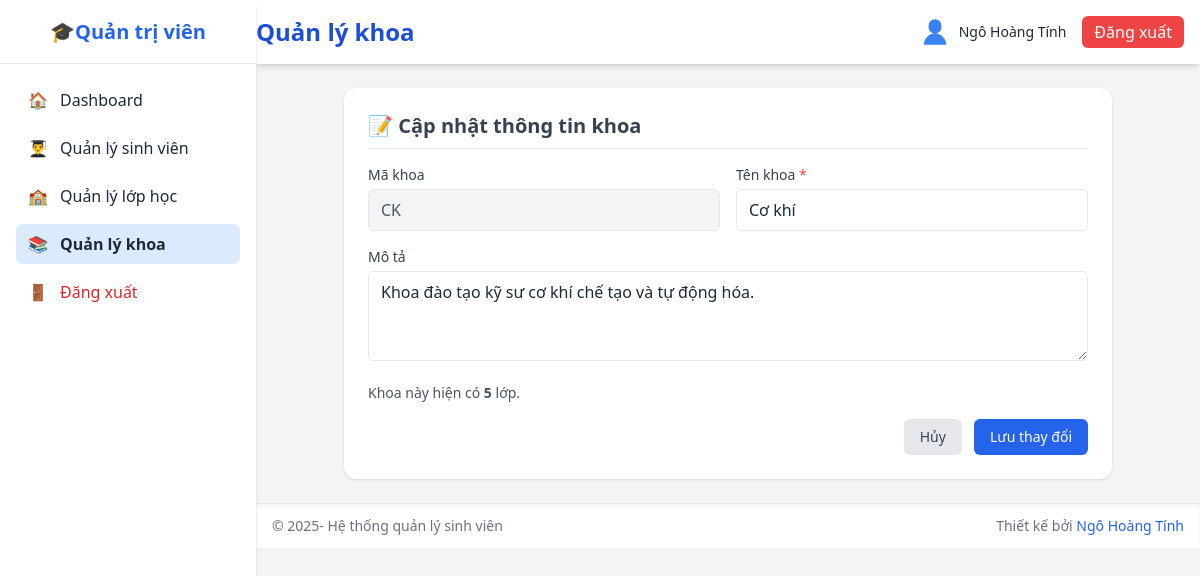
Screenshot of /admin/faculty_edit.php?makhoa=CK (signed in) with the database file from the repository.
### tables this page shows
CREATE TABLE `khoa` (
  `makhoa` varchar(20) NOT NULL,
  `tenkhoa` varchar(100) NOT NULL,
  `mota` text DEFAULT NULL
);

### database/pdo.php (called while the page is built, shortened)
<?php
class DB
{
    private static $pdo = null;
    private static function connect_pdo(): \PDO
    {
        $host = DB_HOST;
        $user = DB_USERNAME;
        $pass = DB_PASSWORD;
        $db   = DB_NAME;
        $charset = DB_CHARSET;
        $dsn = "mysql:host={$host};dbname={$db};charset={$charset}";
        try {
            $options = [
                \PDO::ATTR_ERRMODE => \PDO::ERRMODE_EXCEPTION,
                \PDO::ATTR_DEFAULT_FETCH_MODE => \PDO::FETCH_ASSOC,
                \PDO::ATTR_EMULATE_PREPARES => false,
            ];
            return new \PDO($dsn, $user, $pass, $options);
        } catch (\PDOException $e) {
            die('Kết nối PDO thất bại: ' . $e->getMessage());
        }
    }
    private static function init()
    {
        if (self::$pdo === null) {
            self::$pdo = self::connect_pdo();
        }
    }
    public static function getPdo()
    {
        return self::$pdo;
    }
    public static function selectOne(string $sql, array $params = []): ?array
    {
        $stmt = self::getPdo()->prepare($sql);
        $stmt->execute($params);
        $row = $stmt->fetch();
        return $row === false ? null : $row;
    }
}

### admin/faculty_edit.php (the view, shortened to what this page needs)
<?php
$makhoa = trim($_GET['makhoa'] ?? '');
$khoa = DB::selectOne('
    SELECT k.*, COUNT(l.malop) as solop
    FROM khoa k
    LEFT JOIN lop l ON k.makhoa = l.makhoa
    WHERE k.makhoa = :makhoa
    GROUP BY k.makhoa',
    ['makhoa' => $makhoa]
);
include('../includes/sidebar.php');
include('../includes/header.php');
?>
<div class="bg-white shadow rounded-xl p-6 max-w-3xl mx-auto">
    <h3 class="text-xl font-semibold mb-4 text-gray-700 border-b pb-2">📝 Cập nhật thông tin khoa</h3>
    <form action="faculty_edit_process.php" method="POST" class="space-y-4">
        <div class="grid grid-cols-1 sm:grid-cols-2 gap-4">
            <div>
                <label class="block text-sm font-medium text-gray-700 mb-1">Mã khoa</label>
                <div class="w-full border rounded-md px-3 py-2 bg-gray-100 text-gray-600">
                    <?php echo htmlspecialchars($khoa['makhoa']); ?>
                </div>
            </div>
            <div>
                <label class="block text-sm font-medium text-gray-700 mb-1">Tên khoa <span class="text-red-500">*</span></label>
                <input type="text" name="tenkhoa" required maxlength="100"
                       value="<?php echo htmlspecialchars($khoa['tenkhoa']); ?>"
                       class="w-full border rounded-md px-3 py-2 focus:ring-2 focus:ring-blue-400 outline-none"
                       placeholder="Tối đa 100 ký tự">
            </div>
            <div class="sm:col-span-2">
                <label class="block text-sm font-medium text-gray-700 mb-1">Mô tả</label>
                <textarea name="mota" rows="3"
                          class="w-full border rounded-md px-3 py-2 focus:ring-2 focus:ring-blue-400 outline-none"
                          placeholder="Mô tả thêm về khoa (không bắt buộc)"><?php echo htmlspecialchars($khoa['mota'] ?? ''); ?></textarea>
            </div>
            <div class="sm:col-span-2">
                <p class="text-sm text-gray-600">
                    Khoa này hiện có <strong><?php echo $khoa['solop']; ?></strong> lớp.
                </p>
            </div>
        </div>
        <div class="flex justify-end gap-3 mt-6">
            <a href="faculty_list.php" class="bg-gray-200 hover:bg-gray-300 text-gray-700 px-4 py-2 rounded-md text-sm">Hủy</a>
            <button type="submit" class="bg-blue-600 hover:bg-blue-700 text-white px-4 py-2 rounded-md text-sm">Lưu thay đổi</button>
        </div>
    </form>
</div>
<?php include('../includes/footer.php'); ?>

### rows the page displays
khoa: makhoa "CK", tenkhoa "Cơ khí", mota "Khoa đào tạo kỹ sư cơ khí chế tạo và tự động hóa."

### other values shown
$page_title "Quản lý khoa"
$_SESSION['fullname'] "Ngô Hoàng Tính"
$khoa['solop'] "5"
